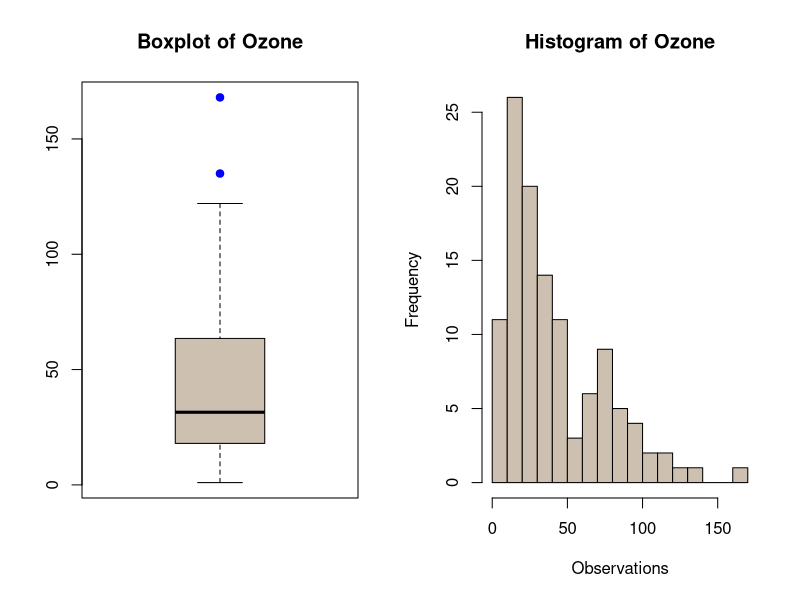
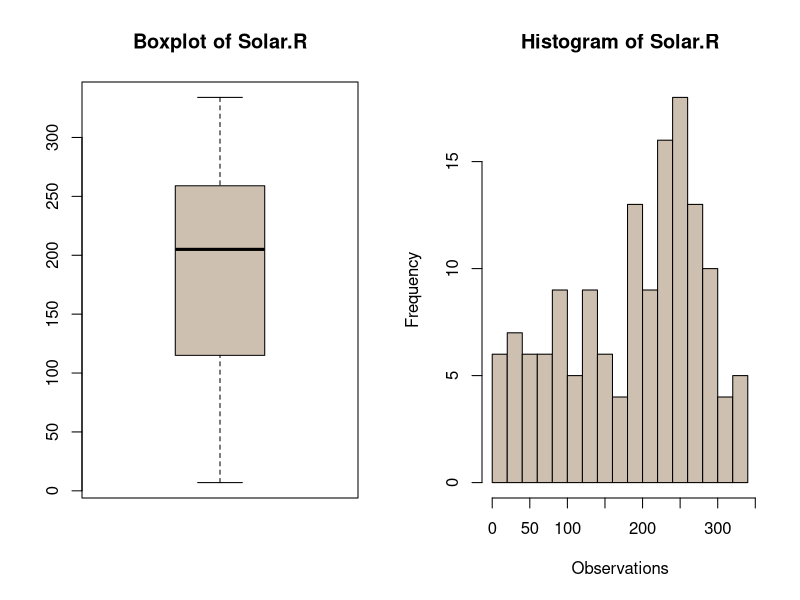
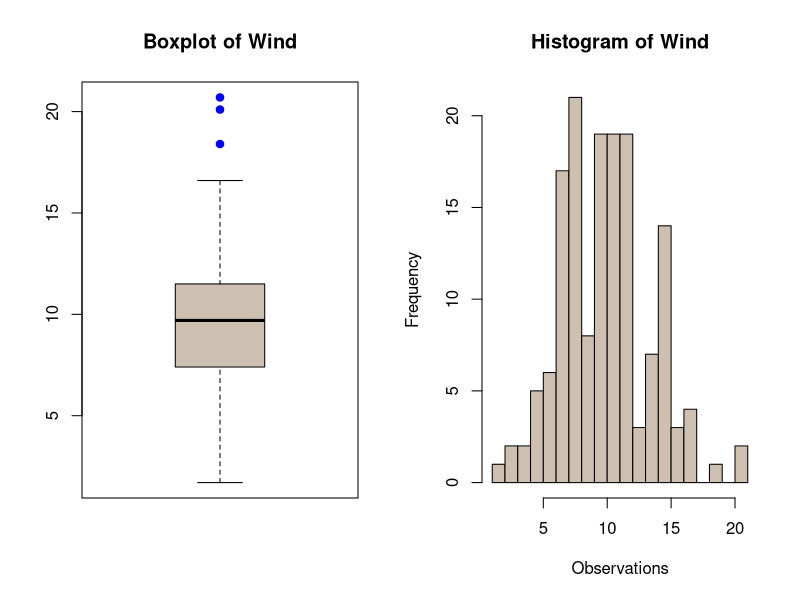
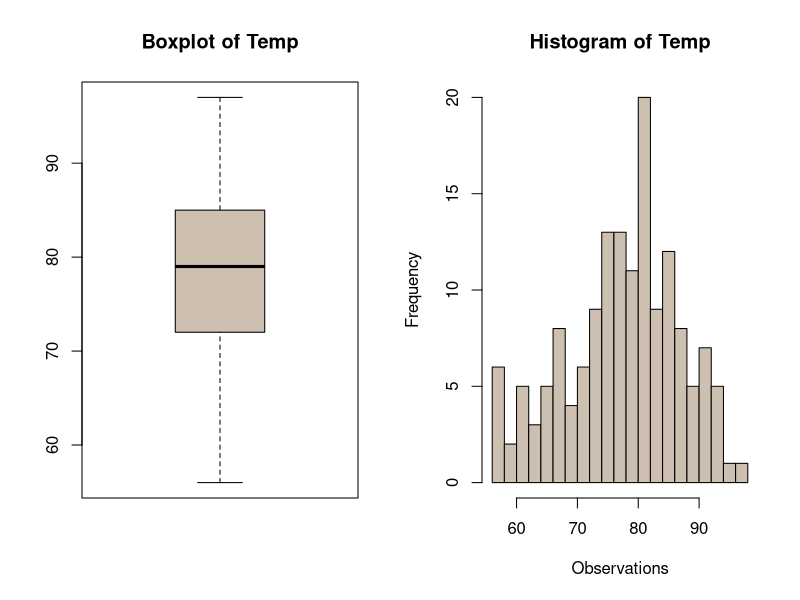
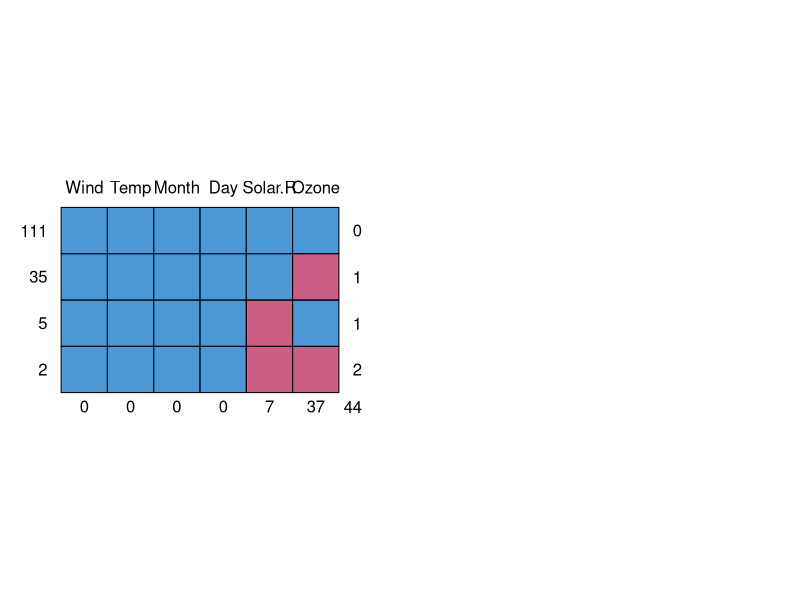
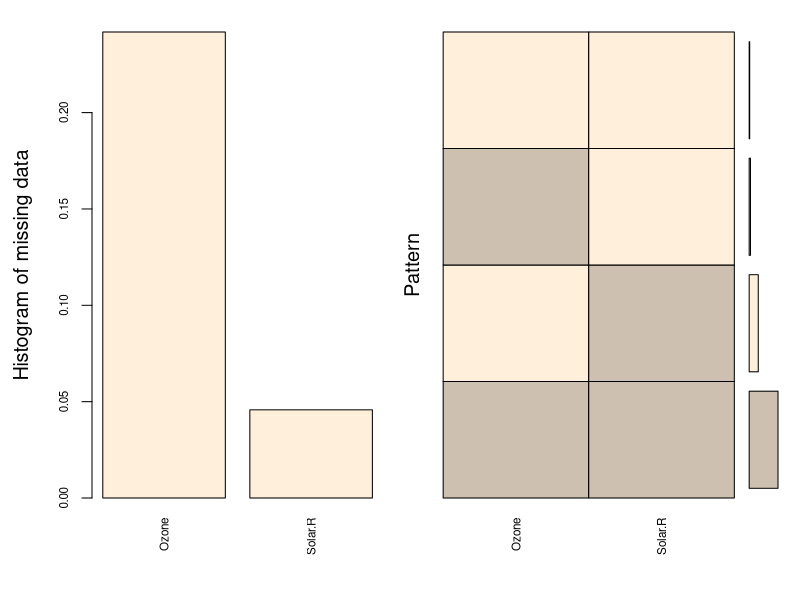
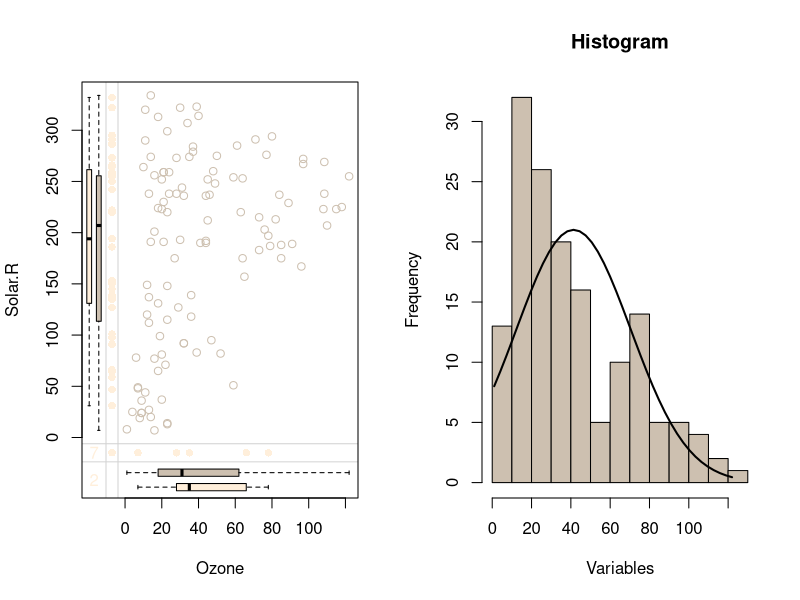
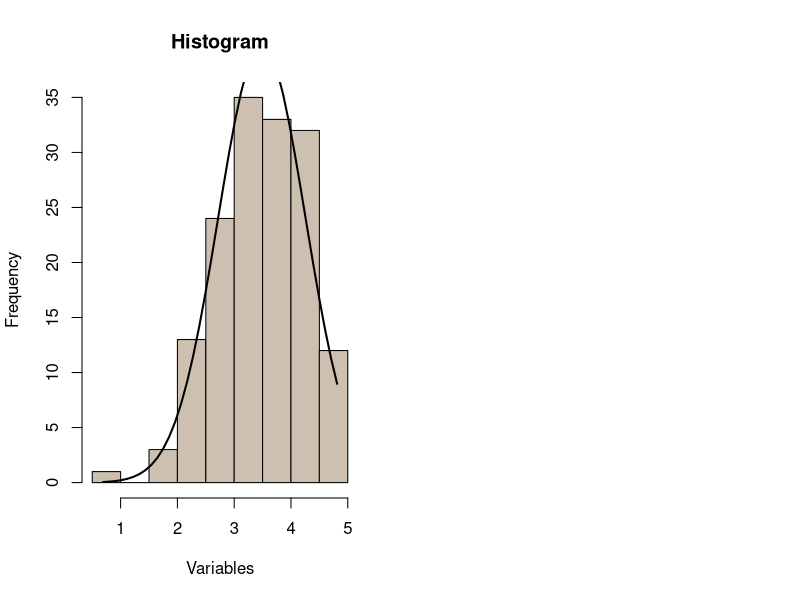

Recreate these plots in R, in order.
## ---- chunk 1
#Packages Deployed
load.libraries <- c('e1071','dplyr','datasets','VIM','mice')
#if not present identify and download
install.lib <- load.libraries[!load.libraries %in% installed.packages()]
sapply(install.lib, install.packages,repos = "http://cran.us.r-project.org")
#Load the packages
sapply(load.libraries, require, character = TRUE)
## ---- chunk 2
#Data Structure of the Dataset
class(airquality)
## ---- chunk 3
#Dimension of the Dataset
dim(airquality)
## ---- chunk 4
#Data Type of Each Variable in the Dataset
glimpse(airquality)
## ---- chunk 5
#This function detects Outliers by quantile capping method
outdetect <- function(c,w=1.5)
{
  h <- w*IQR(c,na.rm = T)
  q <- quantile(c,probs=c(.25, .75),na.rm = T)
  if(length(which(q[1]-h>c))==0)
    cat("There are",sum(q[1]-h>c,na.rm = T),"observations below the 1st quantile\n")
  else
    cat("There are",sum(q[1]-h>c,na.rm = T),"observations below the 1st quantile","on rows",which(q[1]-h>c),"and the values are",boxplot.stats(c)$out,"\n")
  if(length(which(q[2]+h<c))==0)
    cat("There are",sum(q[2]+h<c,na.rm = T),"observations above the 3rd quantile\n")
  else
    cat("There are",sum(q[2]+h<c,na.rm = T),"observations above the 3rd quantile","on rows",which(q[2]+h<c),"and the values are",boxplot.stats(c)$out,"\n")
}
## ---- chunk 6
par(mfrow=c(1,2))
boxplot(airquality$Ozone,col = "antiquewhite3",main = "Boxplot of Ozone",outcol="Blue",outpch=19,boxwex=0.7,range = 1.5)
hist(airquality$Ozone,col = "antiquewhite3",main = "Histogram of Ozone", xlab = "Observations",breaks = 15)
outdetect(airquality$Ozone)
## ---- chunk 7
par(mfrow=c(1,2))
boxplot(airquality$Solar.R,col = "antiquewhite3",main = "Boxplot of Solar.R",outcol="Blue",outpch=19,boxwex=0.7,range = 1.5)
hist(airquality$Solar.R,col = "antiquewhite3",main = "Histogram of Solar.R", xlab = "Observations",breaks = 15)
outdetect(airquality$Solar.R)
## ---- chunk 8
par(mfrow=c(1,2))
boxplot(airquality$Wind,col = "antiquewhite3",main = "Boxplot of Wind",outcol="Blue",outpch=19,boxwex=0.7,range = 1.5)
hist(airquality$Wind,col = "antiquewhite3",main = "Histogram of Wind", xlab = "Observations",breaks = 15)
outdetect(airquality$Wind)
## ---- chunk 9
par(mfrow=c(1,2))
boxplot(airquality$Temp,col = "antiquewhite3",main = "Boxplot of Temp",outcol="Blue",outpch=19,boxwex=0.7,range = 1.5)
hist(airquality$Temp,col = "antiquewhite3",main = "Histogram of Temp", xlab = "Observations",breaks = 15)
outdetect(airquality$Temp)
## ---- chunk 10
outcap <- function(x)
{
qnt <- quantile(x, probs=c(.25, .75), na.rm = T)
caps <- quantile(x, probs=c(.05, .95), na.rm = T)
H <- 1.5 * IQR(x, na.rm = T)
sum(x > (qnt[2] + H))
x[x < (qnt[1] - H)] <- caps[1]
x[x > (qnt[2] + H)] <- caps[2]
x<<-x
}
## ---- chunk 11
Data <- airquality
outcap(Data$Ozone)
Data$Ozone <- x
outcap(Data$Wind)
Data$Wind <- x
Data[c(9,18,48,62,117),c(1,3)]
## ---- chunk 12
#Summary of the Data
summary(Data[-c(5,6)])
## ---- chunk 13
#Names of the Variables which contains Missing Values
colnames(Data)[colSums(is.na(Data)) > 0]
## ---- chunk 14
PerMiss <- function(x){sum(is.na(x))/length(x)*100}
## ---- chunk 15
apply(Data[c(1,2)],2,PerMiss)
## ---- chunk 16
apply(Data,1,PerMiss)
## ---- chunk 17
library(mice)
md.pattern(Data)
## ---- chunk 18
library(VIM)
aggr_plot <-  aggr(Data[c(1,2)], col=c('antiquewhite3','antiquewhite1'), numbers=TRUE, sortVars=TRUE, labels=names(Data[c(1,2)]), cex.axis=.7, gap=3, ylab=c("Histogram of missing data","Pattern"))
## ---- chunk 19
marginplot(Data[c(1,2)], col=c('antiquewhite3','antiquewhite1'))
## ---- chunk 20
tempData <- mice(Data,m=5,maxit=50,meth='pmm',seed=500)
## ---- chunk 21
summary(tempData)
Data <- complete(tempData,1)
## ---- chunk 22
summary(airquality[c(1,2)])
## ---- chunk 23
summary(Data[c(1,2)])
## ---- chunk 24
Viz <- function(x){
  h1 <- hist(x,col="antiquewhite3",main="Histogram",xlab="Variables");
  xfit<-seq(min(x),max(x),length=40) 
  yfit<-dnorm(xfit,mean=mean(x),sd=sd(x)) 
  yfit <- yfit*diff(h1$mids[1:2])*length(x)
  lines(xfit, yfit, col="black", lwd=2)
}
## ---- chunk 25
Viz(Data$Ozone)
skewness(Data$Ozone)
## ---- chunk 26
Ozone_T <- log(Data$Ozone+1)
Viz(Ozone_T)
skewness(Ozone_T)
## ---- chunk 27
par(mfrow=c(1,2))
qqnorm(Data$Ozone,pch=16,main="Before Transformation",xlab="Sample quantiles of Ozone",ylab="Theoretical quantiles")
qqline(Data$Ozone, col = 2)
qqnorm(log(Data$Ozone+1),pch=16,main="After Transformation",xlab="Sample quantiles of Ozone",ylab="Theoretical quantiles")
qqline(log(Data$Ozone+1), col = 2)
## ---- chunk 28
shapiro.test(Ozone_T)
## ---- chunk 29
Viz(Data$Solar.R)
skewness(Data$Solar.R)
## ---- chunk 30
Solar_T <- (Data$Solar.R)^2
Viz(Solar_T)
skewness(Solar_T)
## ---- chunk 31
par(mfrow=c(1,2))
qqnorm(Data$Solar.R,pch=16,main="Before Transformation",xlab="Sample quantiles of Ozone",ylab="Theoretical quantiles")
qqline(Data$Solar.R, col = 2)
qqnorm(Solar_T,pch=16,main="After Transformation",xlab="Sample quantiles of Ozone",ylab="Theoretical quantiles")
qqline(Solar_T, col = 2)
## ---- chunk 32
shapiro.test(Solar_T)
## ---- chunk 33
Viz(Data$Wind)
skewness(Data$Wind)  #right positive
## ---- chunk 34
qqnorm(Data$Wind,pch=16,main="QQplot for Wind",xlab="Sample quantiles of Ozone",ylab="Theoretical quantiles")
qqline(Data$Wind, col = 2)
## ---- chunk 35
shapiro.test(Data$Wind)
## ---- chunk 36
Viz(Data$Temp)
skewness(Data$Temp)
## ---- chunk 37
Temp_T <- Data$Temp^2
Viz(Temp_T)
skewness(Temp_T)
## ---- chunk 38
par(mfrow=c(1,2))
qqnorm(Data$Temp,pch=16,main="Before Transformation",xlab="Sample quantiles of Ozone",ylab="Theoretical quantiles")
qqline(Data$Temp, col = 2)
qqnorm(Temp_T,pch=16,main="After Transformation",xlab="Sample quantiles of Ozone",ylab="Theoretical quantiles")
qqline(Temp_T, col = 2)
## ---- chunk 39
shapiro.test(Temp_T)
## ---- chunk 40
Data$Ozone <- Ozone_T
Data$Solar.R <- Solar_T
Data$Temp <- Temp_T
## ---- chunk 41
T <- Data[c(5,6)]
Data <- apply(Data[-c(5,6)],2,scale)
Data <- cbind(Data,T)
head(Data,50)
